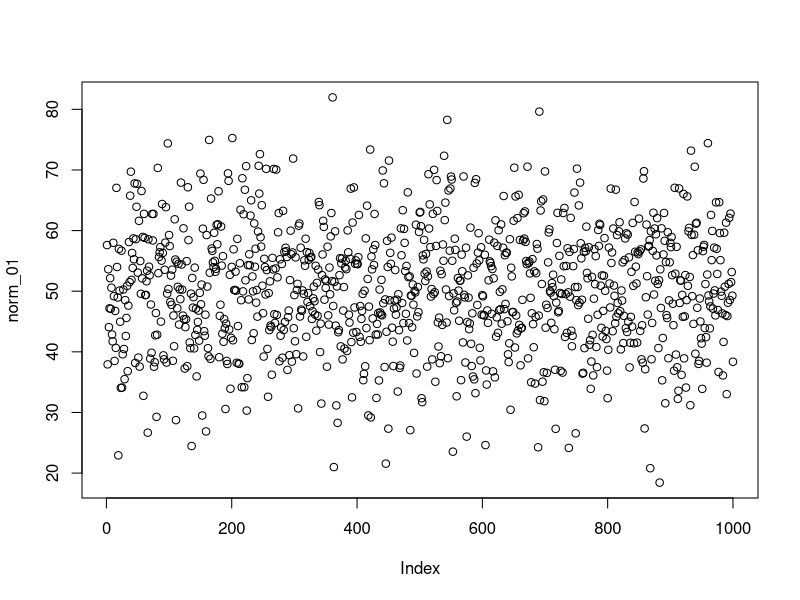
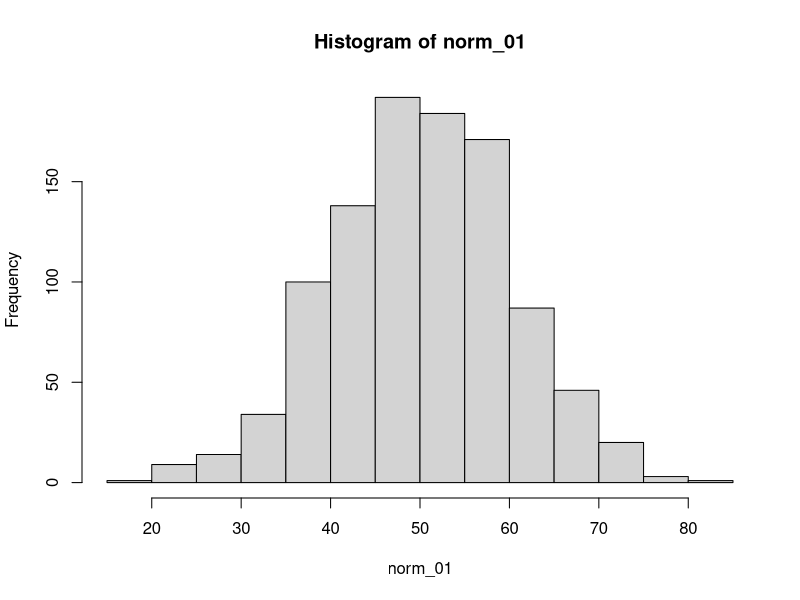
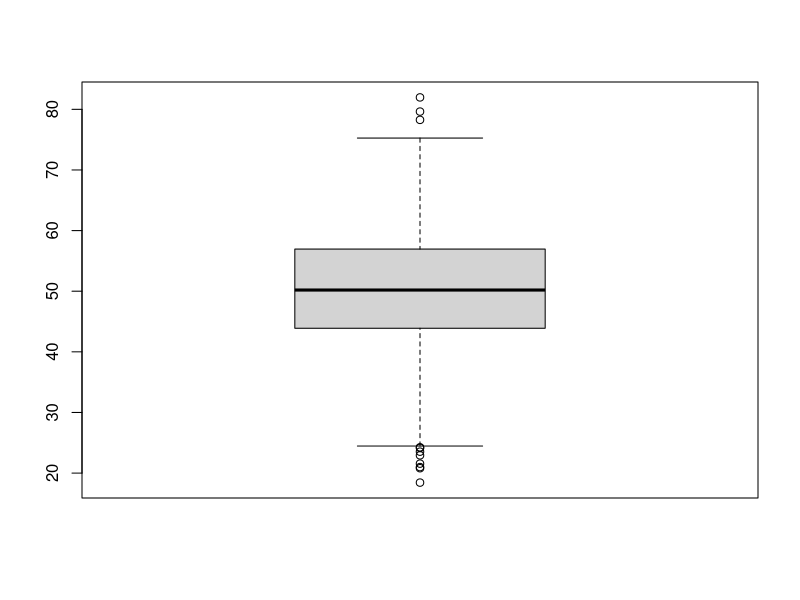
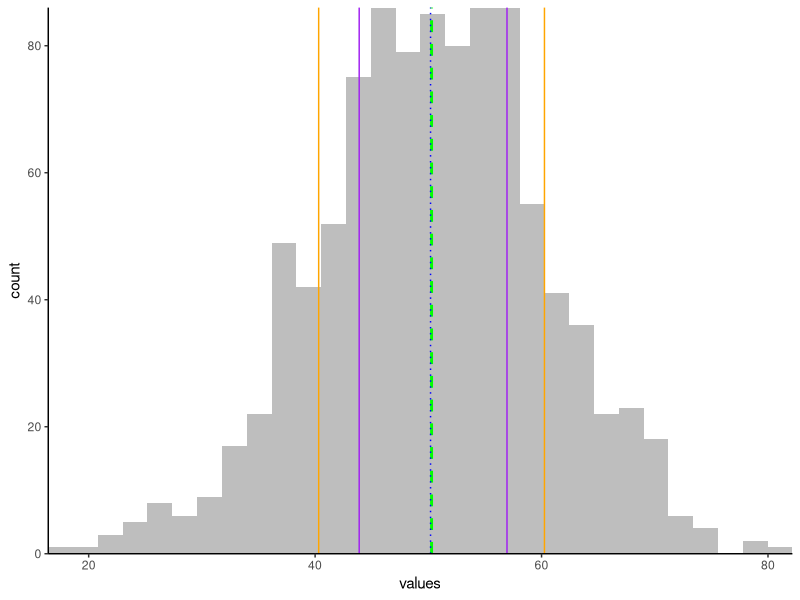
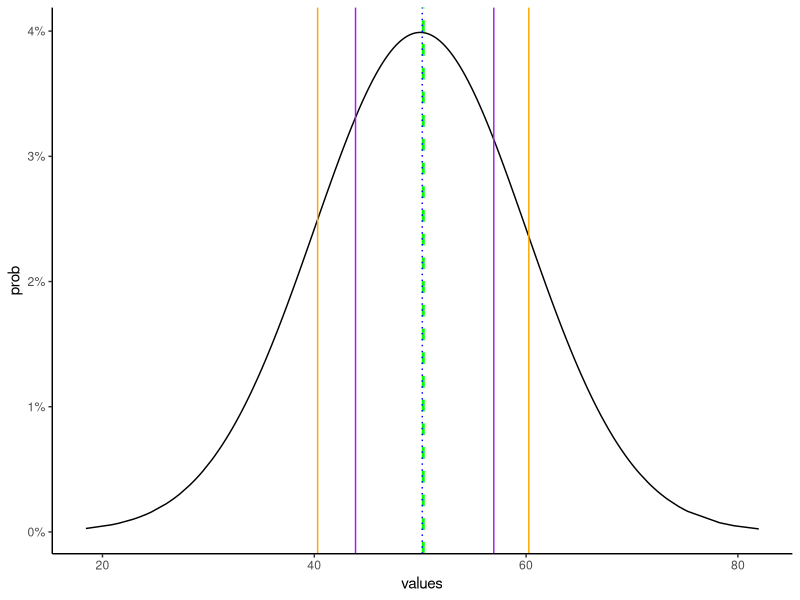
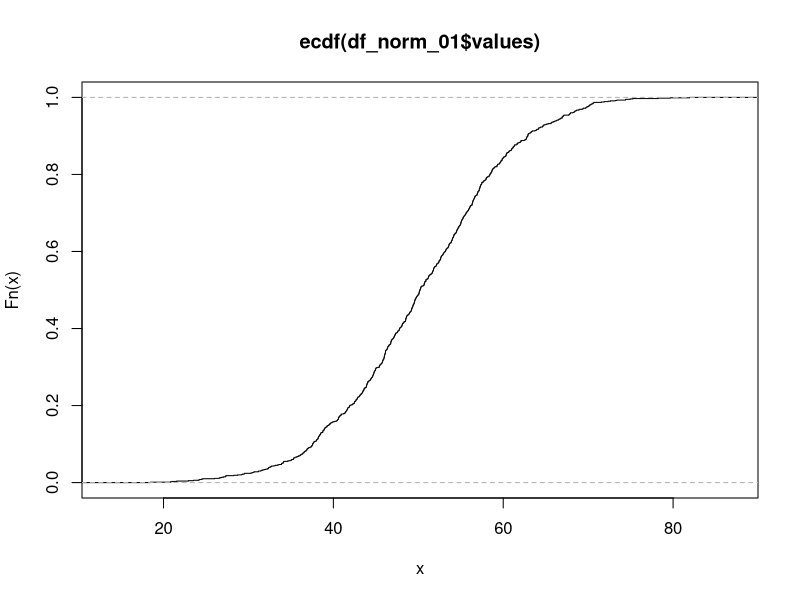
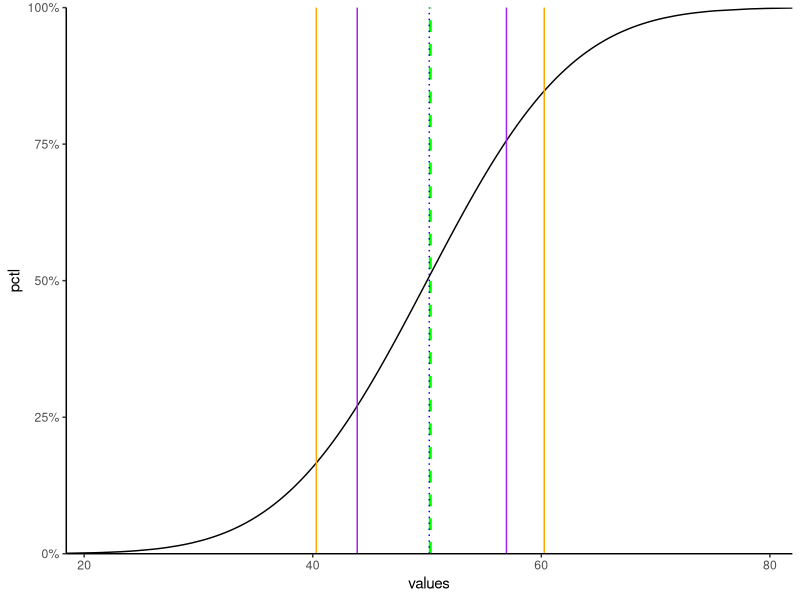
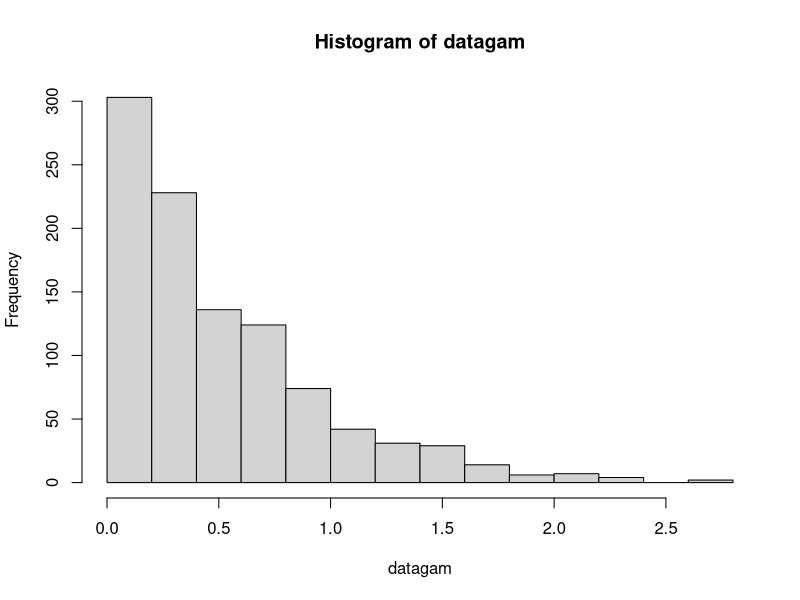

The R script that drew these images, in order:
## ---- chunk 1
knitr::opts_chunk$set(echo=FALSE,
                      message=FALSE,
                      warning=FALSE)

library(tidyverse)
library(lubridate)
library(scales)

## ---- chunk 2

m <- 50
std <- 10
norm_01 <- rnorm(n=1000, mean=m, sd=std)
## ---- chunk 3

plot(norm_01)
hist(norm_01)
boxplot(norm_01)

## ---- chunk 4
df_norm_01 <- data.frame(values=norm_01)

summary(df_norm_01)
print(paste0('Std dev: ', sd(df_norm_01$values)))
## ---- chunk 5

ggplot(df_norm_01, aes(x=values))+geom_histogram(fill='grey')+
  geom_vline(xintercept = mean(df_norm_01$values), color='green', linetype='dashed', size=1)+
  geom_vline(xintercept = median(df_norm_01$values), color='blue', linetype='dotted')+
  geom_vline(xintercept=quantile(df_norm_01$values, 0.25), color='purple')+
  geom_vline(xintercept = quantile(df_norm_01$values, 0.75), color='purple')+
  geom_vline(xintercept=mean(df_norm_01$values)-sd(df_norm_01$values), color='orange')+
  geom_vline(xintercept=mean(df_norm_01$values)+sd(df_norm_01$values), color='orange')+
  scale_y_continuous(expand=c(0,0))+
  scale_x_continuous(expand=c(0,0))+
  theme_classic()
## ---- chunk 6
df_norm_01 <- df_norm_01 %>% mutate(
  prob=dnorm(values, mean=m, sd=std)
)

ggplot(df_norm_01, aes(x=values, y=prob))+geom_line()+
  geom_vline(xintercept = mean(df_norm_01$values), color='green', linetype='dashed', size=1)+
  geom_vline(xintercept = median(df_norm_01$values), color='blue', linetype='dotted')+
  geom_vline(xintercept=quantile(df_norm_01$values, 0.25), color='purple')+
  geom_vline(xintercept = quantile(df_norm_01$values, 0.75), color='purple')+
  geom_vline(xintercept=mean(df_norm_01$values)-sd(df_norm_01$values), color='orange')+
  geom_vline(xintercept=mean(df_norm_01$values)+sd(df_norm_01$values), color='orange')+
  scale_y_continuous(labels=percent)+
  theme_classic()

## ---- chunk 7
plot(ecdf(df_norm_01$values))
## ---- chunk 8
df_norm_01 <- df_norm_01 %>% mutate(
  pctl = pnorm(values, mean=m, sd=std)
)

ggplot(df_norm_01, aes(x=values, y=pctl))+geom_line()+
  geom_vline(xintercept = mean(df_norm_01$values), color='green', linetype='dashed', size=1)+
  geom_vline(xintercept = median(df_norm_01$values), color='blue', linetype='dotted')+
  geom_vline(xintercept=quantile(df_norm_01$values, 0.25), color='purple')+
  geom_vline(xintercept = quantile(df_norm_01$values, 0.75), color='purple')+
  geom_vline(xintercept=mean(df_norm_01$values)-sd(df_norm_01$values), color='orange')+
  geom_vline(xintercept=mean(df_norm_01$values)+sd(df_norm_01$values), color='orange')+
  scale_x_continuous(expand=c(0,0))+
  scale_y_continuous(labels=percent, expand=c(0,0), limits=c(0,1))+
  theme_classic()

## ---- chunk 9
options(scipen = 99)
x <- 40
dnorm(x=x, mean=m, sd=std)

## ---- chunk 10
x <- mean(df_norm_01$values)-sd(df_norm_01$values)
pnorm(q=x, mean=m, sd=std)

## ---- chunk 11
x <- x
y <- mean(df_norm_01$values)+sd(df_norm_01$values)
p_lower <- pnorm(q=x, mean=m, sd=std)
p_upper <- pnorm(q=y, mean=m, sd=std, lower.tail=FALSE)
pxy <- 1-(p_lower+p_upper)

## ---- chunk 12

## function to create gamma samples and density
fGammavardens <- function(num, sh, sc){
  shsc <- paste0('gamma','-',sh,':', sc)
  cat(paste0('shape=',sh,' rate=', sc))
  datagam <- rgamma(n=1000, shape=sh, scale=sc)
  plot.hist <- hist(datagam)
  #plot.hist <- ggplot(data.frame(datagam), aes(x=datagam))+geom_histogram()
  
  datagam <- round(datagam, 3)
  datagam <- unique(datagam)
  dengam <- dgamma(datagam, shape=sh, scale=sc)
  gam <- data.frame(datagam, dengam, ksc=shsc)
  plot.dense <- plot(data=gam, dengam~datagam)
  #plot.dense <- ggplot(gam, aes(x=datagam, y=dengam))+geom_line()+theme_classic()
  
  list(plot.hist, plot.dense)
  return(gam)
}

gam_all <- data.frame()

gamsample <- fGammavardens(1000, 1, 0.5)
gam_all <- bind_rows(gam_all, gamsample)

gamsample <- fGammavardens(1000, 1, 1)
gam_all <- bind_rows(gam_all, gamsample)

gamsample <- fGammavardens(1000, 1, 2)
gam_all <- bind_rows(gam_all, gamsample)

gamsample <- fGammavardens(1000, 2, 0.5)
gam_all <- bind_rows(gam_all, gamsample)

gamsample <- fGammavardens(1000, 2, 2)
gam_all <- bind_rows(gam_all, gamsample)

gamsample <- fGammavardens(1000, 3, 0.5)
gam_all <- bind_rows(gam_all, gamsample)

gamsample <- fGammavardens(1000, 3, 1)
gam_all <- bind_rows(gam_all, gamsample)

gamsample <- fGammavardens(1000, 5, 1)
gam_all <- bind_rows(gam_all, gamsample)


gam_all <- gam_all %>% distinct(datagam, .keep_all = TRUE)
ggplot(gam_all, aes(x=datagam, y=dengam, color=ksc))+
  geom_line()

## ---- chunk 13
reps <- 5000
nexps <- 1 ## 1=full exponential; 2 highly right skewed; 20 almost normal
rate <- 0.1
set.seed(2019)
x1 <- replicate(n=reps, sum(rexp(n=nexps, rate=rate)))
## ---- chunk 14
ggplot(data.frame(x1), aes(x=x1))+
  geom_histogram(aes(y=..density..))+theme_classic()

ggplot(data.frame(x1), aes(x=x1))+
  geom_density()+theme_classic()

## ---- chunk 15
ggplot(data.frame(x1), aes(x=x1))+
  geom_histogram(aes(y=..density..))+
  stat_function(fun=function(x)dgamma(x, shape=nexps, scale=1/rate), color='red', size=1)+
  theme_classic()
## ---- chunk 16
num_sample <- 1000
sh1 <- 0.25
sh2 <- 4
ggplot(data.frame(rb=rbeta(n=num_sample, shape1=sh1, shape2 = sh2)), aes(x=rb))+geom_histogram(aes(y=..density..))+
  geom_density(color='yellow', size=1)
## ---- chunk 17
num_sample <- 1000
sh1 <- 0.25
sh2 <- 1
ggplot(data.frame(rb=rbeta(n=num_sample, shape1=sh1, shape2 = sh2)), aes(x=rb))+geom_histogram(aes(y=..density..))+
  geom_density()
## ---- chunk 18
num_sample <- 1000
sh1 <- 0.5
sh2 <- 1
ggplot(data.frame(rb=rbeta(n=num_sample, shape1=sh1, shape2 = sh2)), aes(x=rb))+geom_histogram(aes(y=..density..))+
  geom_density()
## ---- chunk 19
num_sample <- 1000
sh1 <- 0.5
sh2 <- 5
ggplot(data.frame(rb=rbeta(n=num_sample, shape1=sh1, shape2 = sh2)), aes(x=rb))+geom_histogram(aes(y=..density..))+
  geom_density()
## ---- chunk 20
num_sample <- 1000
sh1 <- 1
sh2 <- 1
ggplot(data.frame(rb=rbeta(n=num_sample, shape1=sh1, shape2 = sh2)), aes(x=rb))+geom_histogram(aes(y=..density..))+
  geom_density()
## ---- chunk 21
num_sample <- 1000
sh1 <- 1
sh2 <- 2
ggplot(data.frame(rb=rbeta(n=num_sample, shape1=sh1, shape2 = sh2)), aes(x=rb))+geom_histogram(aes(y=..density..))+
  geom_density()
## ---- chunk 22
num_sample <- 1000
sh1 <- 2
sh2 <- 1
ggplot(data.frame(rb=rbeta(n=num_sample, shape1=sh1, shape2 = sh2)), aes(x=rb))+geom_histogram(aes(y=..density..))+
  geom_density()
## ---- chunk 23
num_sample <- 1000
sh1 <- 5
sh2 <- 5
ggplot(data.frame(rb=rbeta(n=num_sample, shape1=sh1, shape2 = sh2)), aes(x=rb))+geom_histogram(aes(y=..density..))+
  geom_density()
## ---- chunk 24
num_sample <- 50000

# a test
convert <- 20
notconvert <- 100
acr <- convert/sum(convert, notconvert)

a <- rbeta(n=num_sample, shape1=convert, shape2=notconvert)
ad <- density(a)
#plot(ad)

# b test
convert <- 38
notconvert <- 110
bcr <- convert/sum(convert, notconvert)
b <- rbeta(n=num_sample, shape1=convert, shape2=notconvert)
bd <- density(b)
#plot(bd)

abd <- data.frame(ax=ad$x,
                  ay=ad$y,
                  bx=bd$x,
                  by=bd$y)

ggplot(abd)+geom_line(aes(x=ax, y=ay), color='blue')+
  geom_line(aes(x=bx, y=by), color='red')+
  scale_x_continuous(limits=c(0,1))+
  theme_classic()

## alternate approach to organizing data for display (tidy)
ad <- data.frame(test='a',
                  x=ad$x,
                  y=ad$y
                  )
bd <- data.frame(test='b',
                 x=bd$x,
                 y=bd$y)
abd <- bind_rows(ad, bd)

ggplot(abd, aes(x=x, y=y, color=test))+geom_line()+
  geom_vline(xintercept=acr, linetype='dashed')+
  geom_vline(xintercept=bcr, linetype='dashed')+
  scale_x_continuous(limits=c(0,1))+
  theme_classic()
